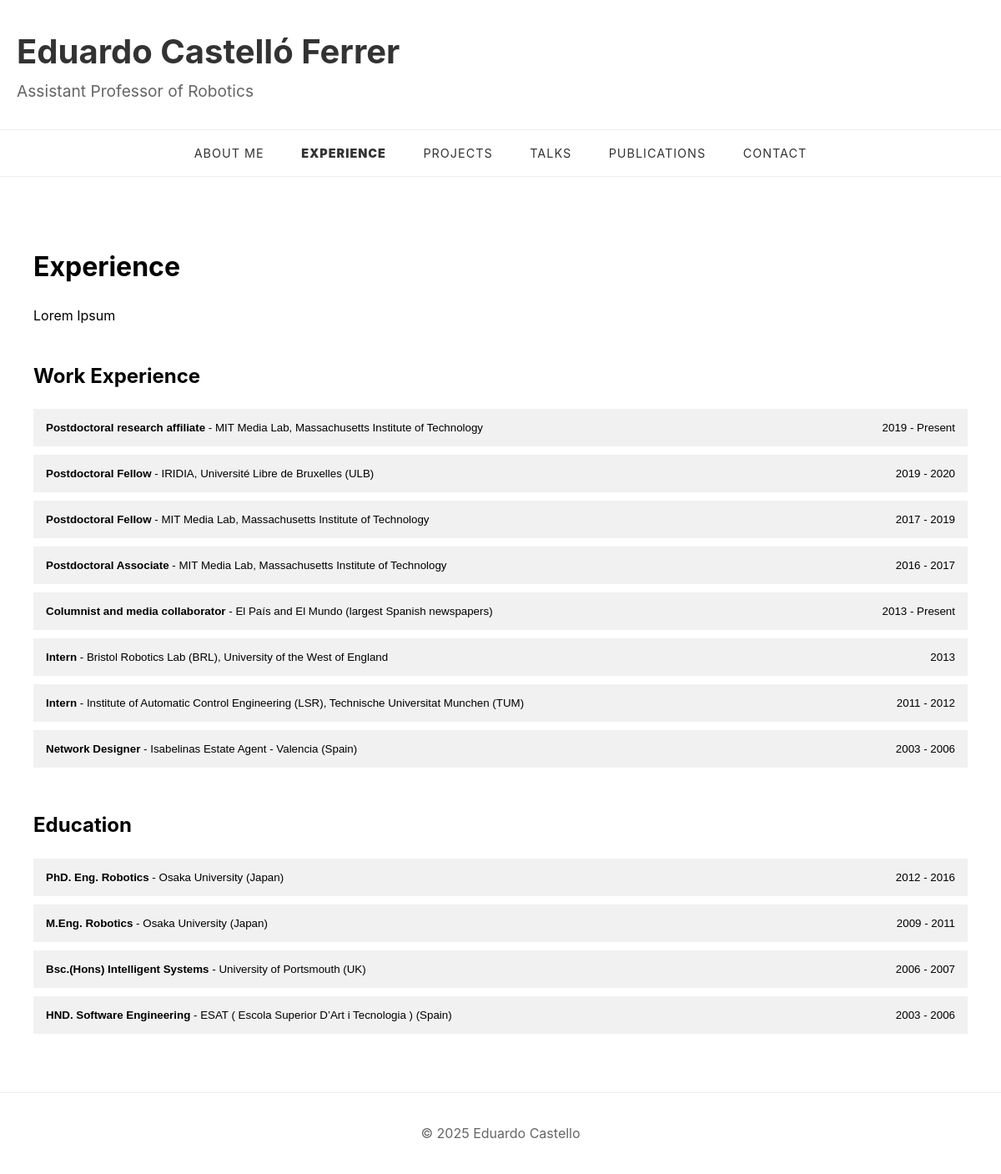
The app's page /experience/ with its own data.
### main/models.py (models this page shows, shortened)
class SiteSettings(models.Model):
    title = models.CharField(('Site Title'), max_length=200, default='Eduardo Castello')
    subtitle = models.CharField(('Subtitle'), max_length=200, default='Postdoctoral research fellow at MIT')
    class Meta:
        verbose_name = ('Site Settings')
        verbose_name_plural = ('Site Settings')
    @classmethod
    def get_settings(cls):
        return cls.objects.first() or cls.objects.create()

class ExperienceDescription(models.Model):
    description = models.TextField()
    class Meta:
        verbose_name_plural = "Experience Description"

class WorkItem(models.Model):
    title = models.CharField(max_length=200)
    date_range = models.CharField(max_length=100)
    institution = models.CharField(max_length=200)
    description = models.TextField()
    order = models.IntegerField(default=0)
    class Meta:
        ordering = ['order']

class EducationItem(models.Model):
    title = models.CharField(max_length=200)
    date_range = models.CharField(max_length=100)
    institution = models.CharField(max_length=200)
    description = models.TextField()
    order = models.IntegerField(default=0)
    class Meta:
        ordering = ['order']

### main/views.py (the view)
# urls.py: path('experience/', views.experience, name='experience'),
def experience(request):
    education_items = EducationItem.objects.all()
    work_items = WorkItem.objects.all()
    experience_description = ExperienceDescription.objects.first()
    return render(request, 'main/experience.html', {
        'education_items': education_items,
        'work_items': work_items,
        'experience_description': experience_description
    })

### main/context_processors.py (called while the page is built)
def site_settings(request):
    return {
        'site_settings': SiteSettings.get_settings()
    }

### main/templatetags/markdown_extras.py (called while the page is built)
@register.filter()
@stringfilter
def markdown(value):
    return md.markdown(value)

### main/templates/main/experience.html (shortened to what this page needs)
{% extends 'base.html' %}
{% load static %}
{% load markdown_extras %}
{% block extra_css %}
    <link rel="stylesheet" href="{% static 'css/experience.css' %}">
{% endblock %}
{% block content %}
    <div class="experience-container">
        <div class="experience-intro">
            <p>{{ experience_description.description|markdown|safe }}</p>
        </div>
        <div class="experience-sections">
            <section class="work-section">
                <h2>Work Experience</h2>
                <div class="accordion">
                    {% for item in work_items %}
                    <div class="accordion-item">
                        <button class="accordion-button">
                            <span class="title-institution"><strong>{{ item.title }}</strong> - {{ item.institution }}</span>
                            <span class="date-range">{{ item.date_range }}</span>
                        </button>
                    </div>
                    {% endfor %}
                </div>
            </section>
            <section class="education-section">
                <h2>Education</h2>
                <div class="accordion">
                    {% for item in education_items %}
                    <div class="accordion-item">
                        <button class="accordion-button">
                            <span class="title-institution"><strong>{{ item.title }}</strong> - {{ item.institution }}</span>
                            <span class="date-range">{{ item.date_range }}</span>
                        </button>
                    </div>
                    {% endfor %}
                </div>
            </section>
        </div>
    </div>
{% endblock %}

### templates/base.html (shortened to what this page needs)
{% load static %}
<!DOCTYPE html>
<html lang="en">
<head>
    <link rel="stylesheet" href="{% static 'css/base.css' %}">
    {% block extra_css %}{% endblock %}
</head>
<body>
    <header>
        <div class="site-title">
            <div class="title-container">
                <div class="title-text">
                    <h1>{{ site_settings.title }}</h1>
                    <p class="subtitle">{{ site_settings.subtitle }}</p>
                </div>
            </div>
        </div>
    </header>
    <nav class="main-nav">
        <a href="{% url 'about' %}" {% if request.path == '/' %}class="active"{% endif %}>ABOUT ME</a>
        <a href="{% url 'experience' %}" {% if request.path == '/experience/' %}class="active"{% endif %}>EXPERIENCE</a>
        <a href="{% url 'projects' %}" {% if request.path == '/projects/' %}class="active"{% endif %}>PROJECTS</a>
        <a href="{% url 'talks' %}" {% if request.path == '/talks/' %}class="active"{% endif %}>TALKS</a>
        <a href="{% url 'publications' %}" {% if request.path == '/publications/' %}class="active"{% endif %}>PUBLICATIONS</a>
        <a href="{% url 'contact' %}" {% if request.path == '/contact/' %}class="active"{% endif %}>CONTACT</a>
    </nav>
    <main>
        {% block content %}
        {% endblock %}
    </main>
    <footer>
        <p>© {% now "Y" %} Eduardo Castello</p>
    </footer>
</body>
</html>

### static/css/base.css (style rules this page uses)
body { margin: 0; padding: 0; font-family: -apple-system, BlinkMacSystemFont, "Segoe UI", Roboto, Helvetica, Arial, sans-serif; line-height: 1.6; }
.site-title { text-align: left; padding: 30px 20px; max-width: 1200px; margin: 0 auto; position: relative; z-index: 999; }
.site-title h1 { font-size: 2.5rem; margin: 0; color: #333; font-weight: bold; }
.subtitle { color: #666; margin: 0; font-size: 1.2rem; }
.main-nav { width: 100%; background: white; padding: 15px 0; text-align: center; z-index: 1000; border-top: 1px solid #eee; border-bottom: 1px solid #eee; transition: all 0.3s ease; }
.main-nav a { color: #333; text-decoration: none; padding: 0 20px; font-size: 0.9rem; text-transform: uppercase; letter-spacing: 1px; }
main { max-width: 1200px; margin: 40px auto; padding: 0 20px; }
footer { text-align: center; padding: 20px; color: #666; border-top: 1px solid #eee; }
.title-container { display: flex; justify-content: space-between; align-items: center; width: 100%; }
.title-text { flex: 1; }
.main-nav-container, header, .site-header { overflow: visible !important; }
html, body { margin: 0; padding: 0; overflow-x: hidden; }
header { position: relative; width: 100%; }
.active { font-weight: 1000; }

### static/css/experience.css (style rules this page uses)
.experience-container { max-width: 1200px; margin: 0 auto; padding: 20px; }
.experience-intro { margin-bottom: 40px; }
.experience-sections { display: flex; flex-direction: column; gap: 40px; }
.work-section, .education-section { background: #fff; }
.work-section h2, .education-section h2 { margin-top: 0; margin-bottom: 20px; }
.accordion { width: 100%; }
.accordion-item { margin-bottom: 10px; }
.accordion-button { width: 100%; text-align: left; padding: 15px; background-color: #f1f1f1; border: none; cursor: pointer; outline: none; transition: background-color 0.3s ease; display: flex; justify-content: space-between; align-items: center; width: 100%; }
@media (min-width: 768px) { .experience-sections { grid-template-columns: 1fr 1fr; } }
.title-institution { flex-grow: 1; text-align: left; }
.date-range { margin-left: 20px; text-align: right; font-weight: 500; }

### records on screen
SiteSettings: title "Eduardo Castelló Ferrer", subtitle "Assistant Professor of Robotics"
ExperienceDescription: description "Experience Lorem Ipsum"
WorkItem: title "Postdoctoral research affiliate", institution "MIT Media Lab, Massachusetts Institute of Technology", date_range "2019 - Present"
WorkItem: title "Postdoctoral Fellow", institution "IRIDIA, Université Libre de Bruxelles (ULB)", date_range "2019 - 2020"
WorkItem: title "Postdoctoral Fellow", institution "MIT Media Lab, Massachusetts Institute of Technology", date_range "2017 - 2019"
WorkItem: title "Postdoctoral Associate", institution "MIT Media Lab, Massachusetts Institute of Technology", date_range "2016 - 2017"
WorkItem: title "Columnist and media collaborator", institution "El País and El Mundo (largest Spanish newspapers)", date_range "2013 - Present"
WorkItem: title "Intern", institution "Bristol Robotics Lab (BRL), University of the West of England", date_range "2013"
WorkItem: title "Intern", institution "Institute of Automatic Control Engineering (LSR), Technische Universitat Munchen (TUM)", date_range "2011 - 2012"
WorkItem: title "Network Designer", institution "Isabelinas Estate Agent - Valencia (Spain)", date_range "2003 - 2006"
EducationItem: title "PhD. Eng. Robotics", institution "Osaka University (Japan)", date_range "2012 - 2016"
EducationItem: title "M.Eng. Robotics", institution "Osaka University (Japan)", date_range "2009 - 2011"
EducationItem: title "Bsc.(Hons) Intelligent Systems", institution "University of Portsmouth (UK)", date_range "2006 - 2007"
EducationItem: title "HND. Software Engineering", institution "ESAT ( Escola Superior D’Art i Tecnologia ) (Spain)", date_range "2003 - 2006"
